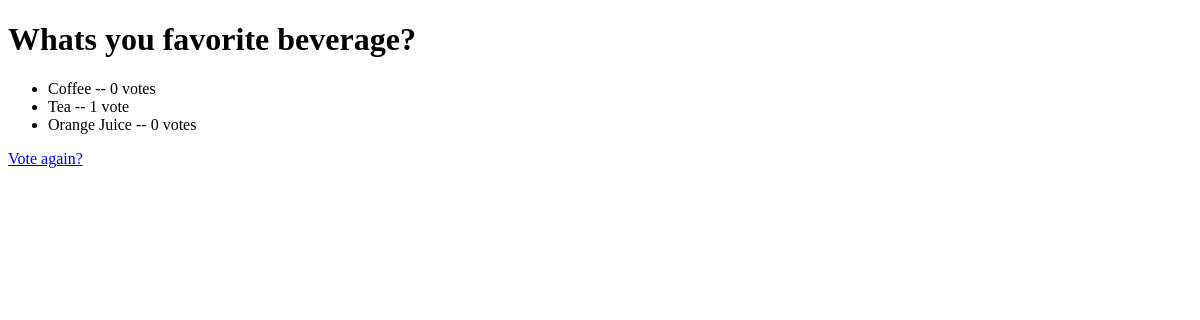
The page /polls/2/results/ on the database as committed earlier.
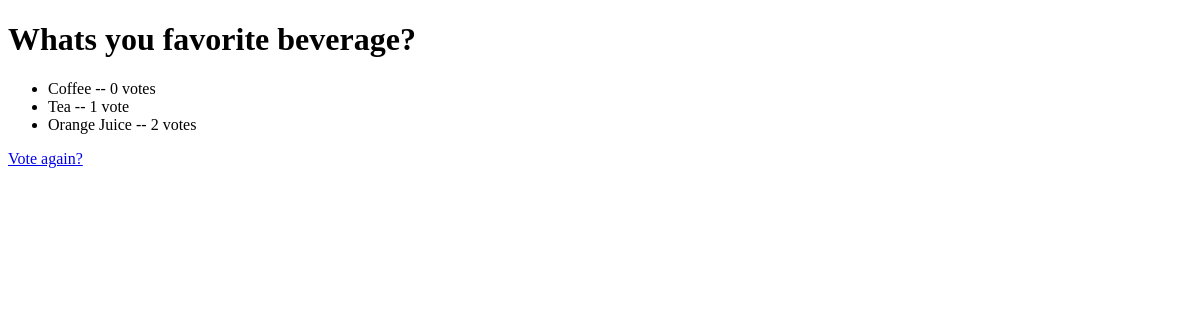
The same page on the database as committed later.
### polls/models.py (models this page shows, shortened)
class Question(models.Model):
    question_text = models.CharField(max_length=200)
    pub_date = models.DateTimeField('date published')
    choice_set = []

class Choice(models.Model):
    question = models.ForeignKey(Question, on_delete=models.CASCADE)
    choice_text = models.CharField(max_length=200)
    votes = models.IntegerField(default=0)

### polls/views.py (the view)
# urls.py: path('<int:question_id>/results/', views.results, name='results'),
def results(request, question_id):
    question = get_object_or_404(Question, pk=question_id)
    return render(request, 'polls/results.html', {'question': question})

### polls/templates/polls/results.html (shortened to what this page needs)
<!DOCTYPE html>
<html lang="en">
<head>
</head>
<body>
    <h1>{{ question.question_text }}</h1>
<ul>
{% for choice in question.choice_set.all %}
    <li>{{ choice.choice_text }} -- {{ choice.votes }} vote{{ choice.votes|pluralize }}</li>
{% endfor %}
</ul>
<a href="{% url 'polls:detail' question.id %}">Vote again?</a>
</body>
</html>

Rows that differ between the two databases and show on the page:
changed Choice "Orange Juice": votes "0" → "2"
